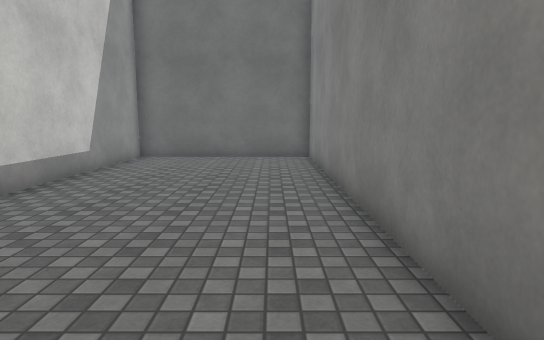
view 1 (above)

21 first-person views from a walk through a Unity game level. The camera is 1.4 m above the floor, tilts 8° down and sees 75° across. The floor is counted in squares, 1 m on a side. Each view is taken from the middle of a square. On the plan, view 1 faces up. The plan holds only what a view shows up to about 15 squares ahead; the rest is blank. The player is left out. Surface patterns are stand-ins for the level's own textures.

view 2
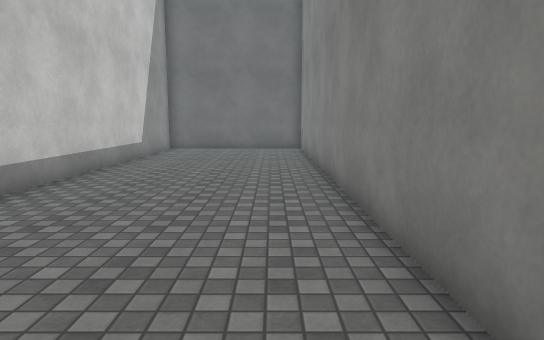

view 3
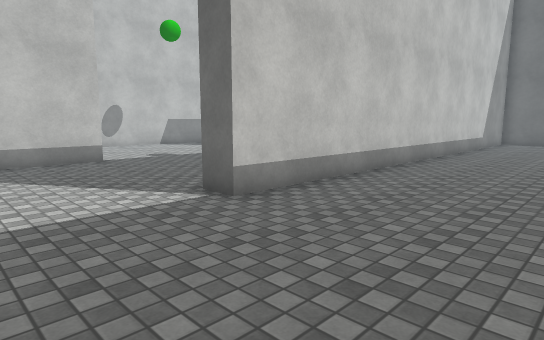

view 4
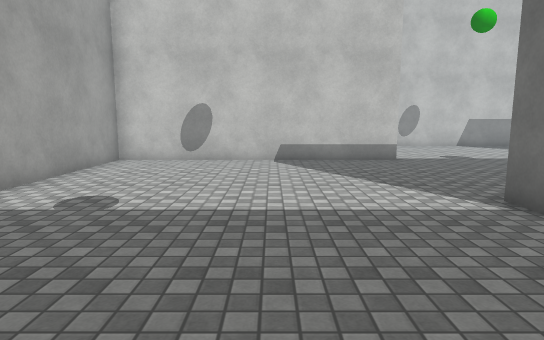

view 5
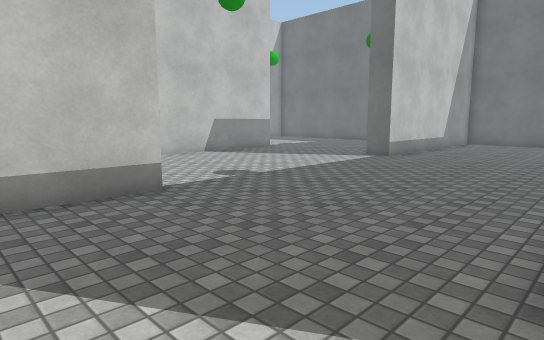

view 6
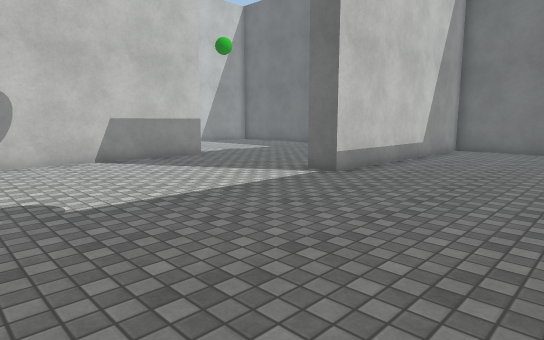

view 7
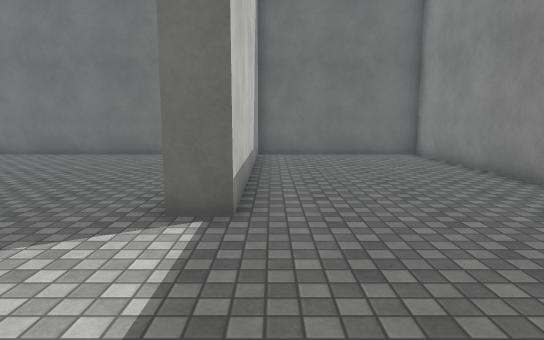

view 8
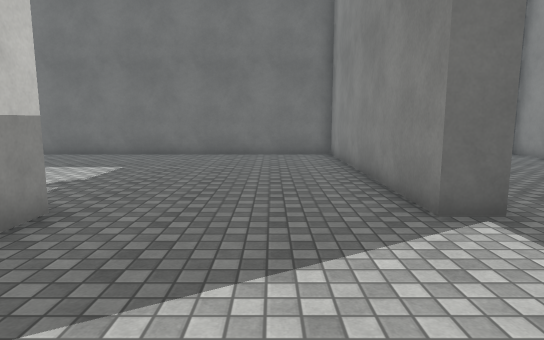

view 9
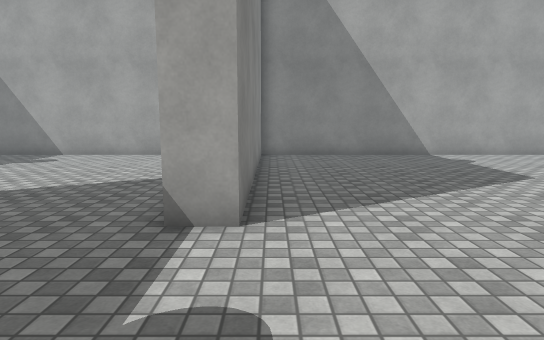

view 10
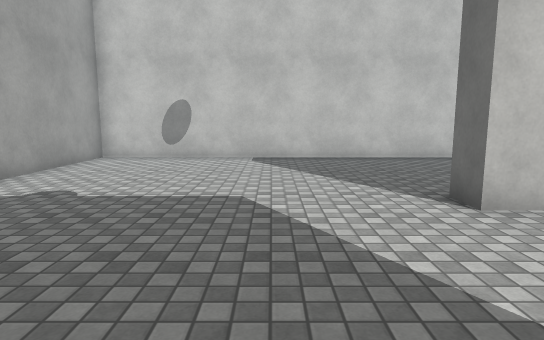

view 11
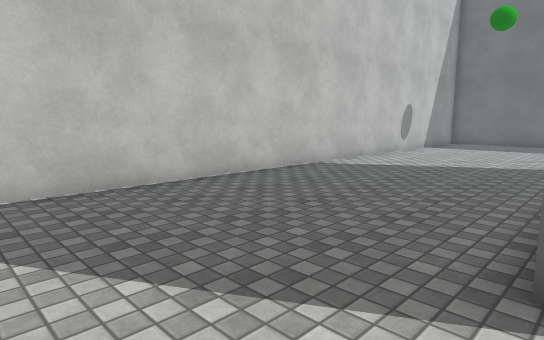

view 12
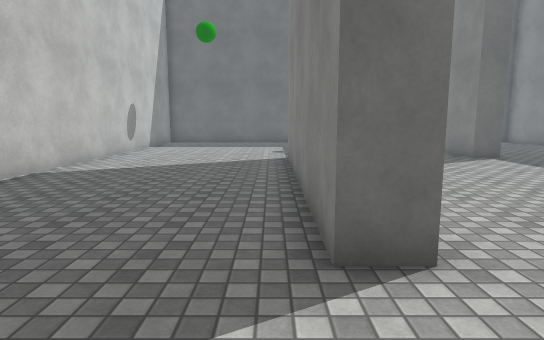

view 13
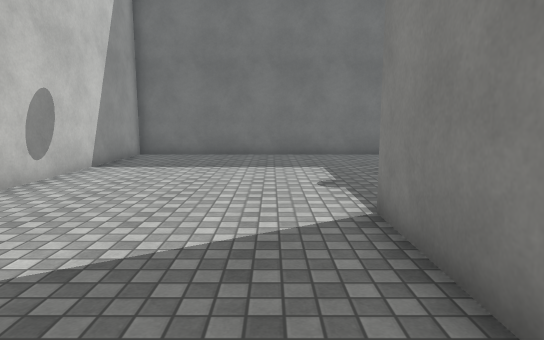

view 14
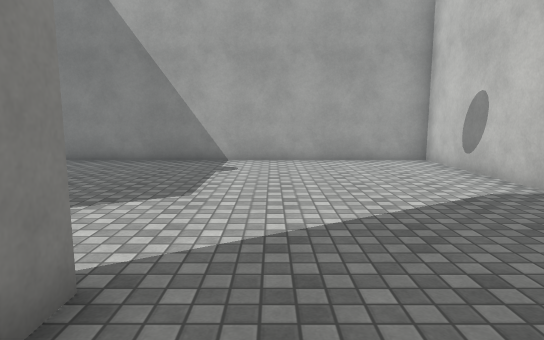

view 15
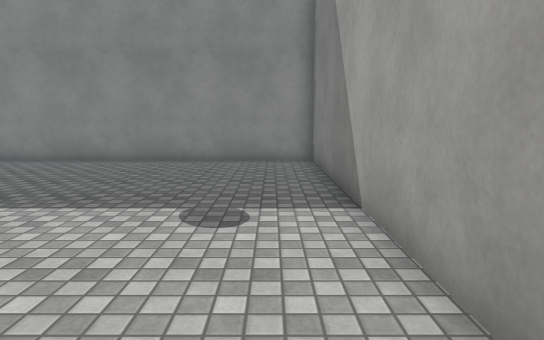

view 16
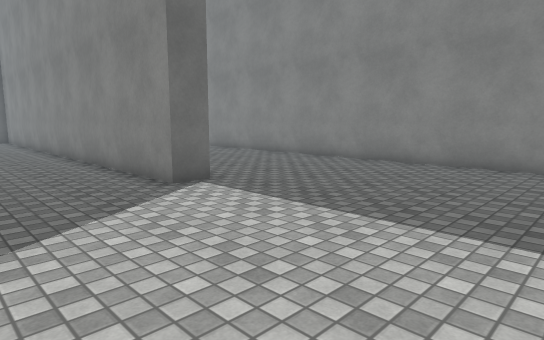

view 17
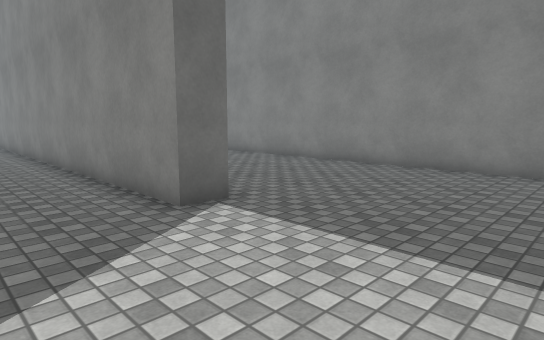

view 18
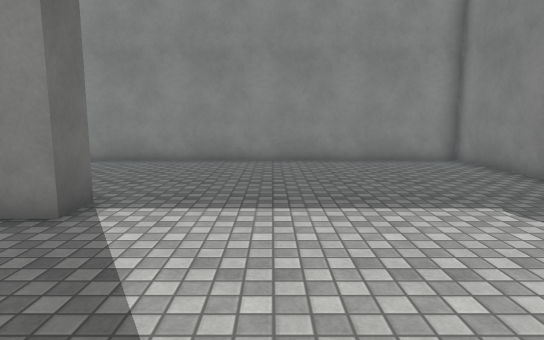

view 19
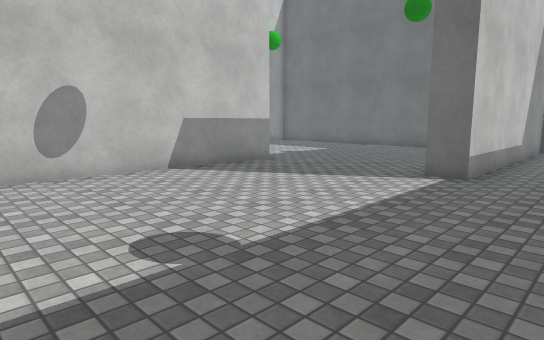

view 20
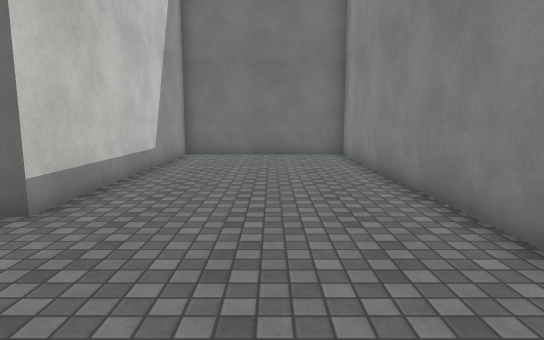

view 21
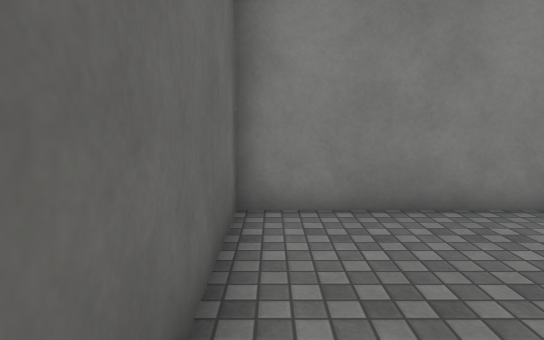

### Floor plan
Points are (right, up) in squares from view 1. A wall is a line through its corners. A room is listed if a view was taken in it or the views show most of it. See-through windows are left out.
Room 1 (views 1, 2, 3, 4, 5, 6, 7, 8, 9, 10, 11, 12, 13, 14, 15, 16, 17, 18, 19, 20, 21)
walls: (-12.6, -5.6) (-12.6, -15.4) (1.4, -15.4) (1.4, 13.6) (-5.1, 13.6) (-5.1, -5.9) (-6.1, -5.9) (-6.1, 13.6) (-12.6, 13.6) (-12.6, 4.1) (-13.6, 4.1) (-13.6, 13.6) (-27.4, 13.6) (-27.4, -15.4) (-13.6, -15.4) (-13.6, -5.6) (-12.6, -5.6); (-19.4, 4.4) (-19.4, -5.7) (-20.4, -5.7) (-20.4, 4.4)

Where each view was taken, in squares from view 1:
view 1: 0 up, 0 right, facing up
view 2: 4 down, 0 right, facing up
view 3: 10 down, 0 right, facing up-left
view 4: 10 down, 0 right, facing left
view 5: 9 down, 6 left, facing up-left
view 6: 4 down, 7 left, facing up-left
view 7: 1 down, 12 left, facing up
view 8: 1 down, 16 left, facing up
view 9: 1 down, 14 left, facing down
view 10: 9 down, 14 left, facing left
view 11: 9 down, 20 left, facing up-left
view 12: 9 down, 21 left, facing up
view 13: 1 down, 22 left, facing up
view 14: 3 down, 22 left, facing down
view 15: 14 down, 11 left, facing right
view 16: 13 down, 10 left, facing up-right
view 17: 11 down, 9 left, facing up-right
view 18: 9 down, 11 left, facing right
view 19: 5 down, 10 left, facing up-left
view 20: 1 down, 9 left, facing up
view 21: 13 up, 4 left, facing right
